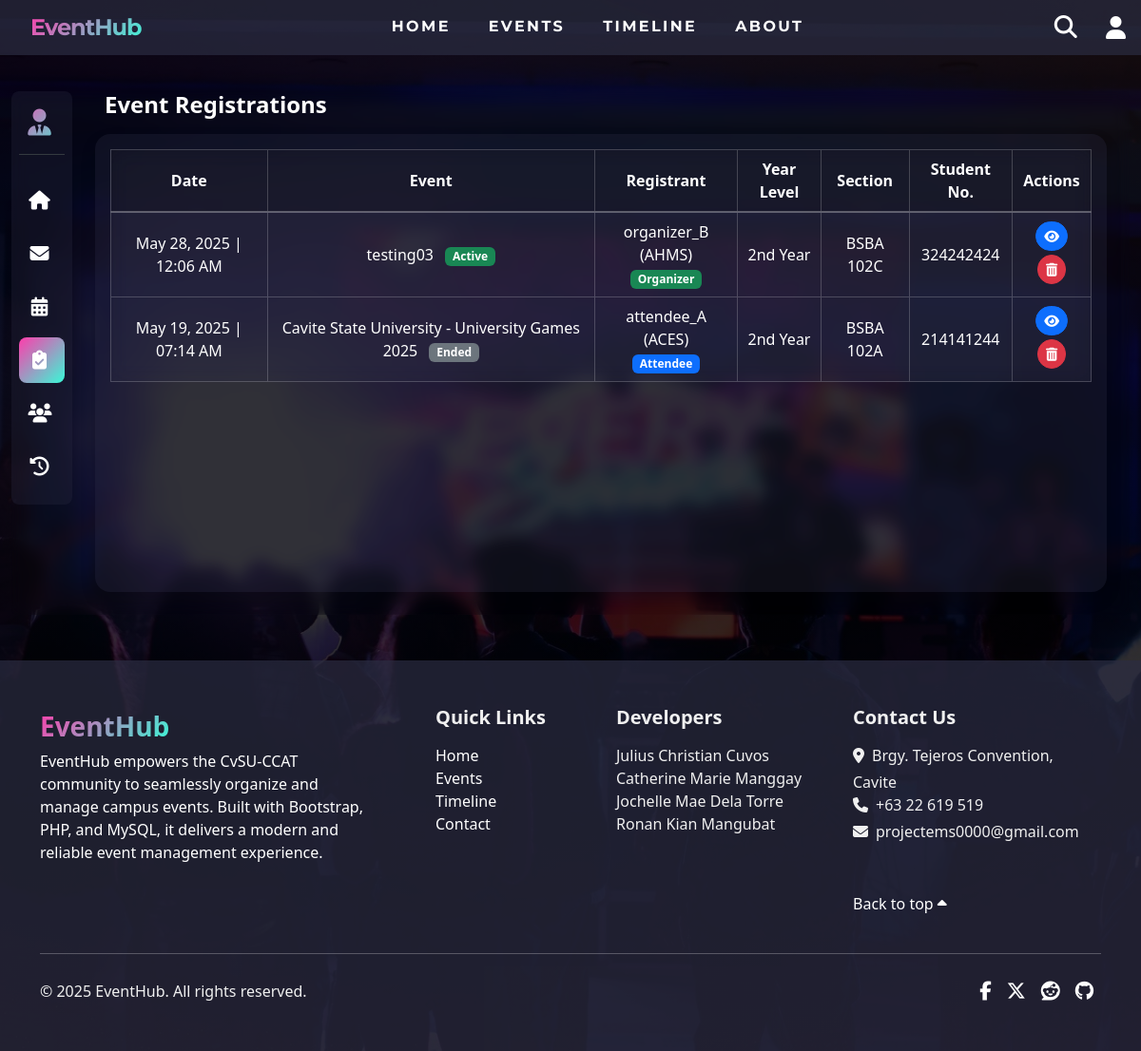
Page /admin/registrations.php on the earlier database version.
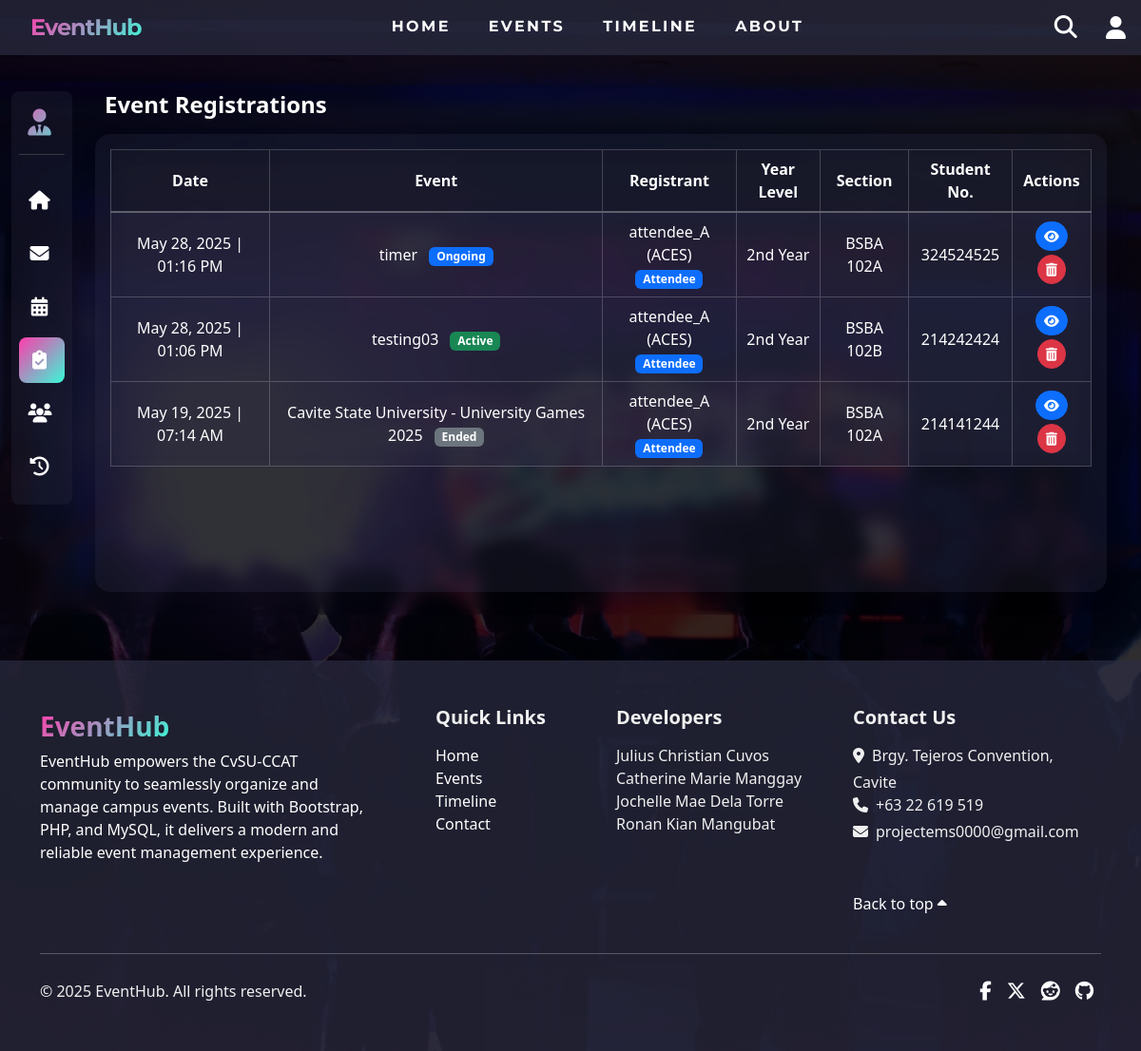
Same page on the later database version.
### tables this page shows
CREATE TABLE `registers` (
  `id` int(11) NOT NULL,
  `firstname` varchar(40) NOT NULL,
  `lastname` varchar(20) NOT NULL,
  `year_level` varchar(20) NOT NULL,
  `section` varchar(20) NOT NULL,
  `student_number` int(9) NOT NULL,
  `contact_number` varchar(20) NOT NULL,
  `email` varchar(100) NOT NULL,
  `terms_accepted` tinyint(1) NOT NULL,
  `registration_date` timestamp NOT NULL DEFAULT current_timestamp(),
  `user_id` int(11) NOT NULL,
  `event_id` int(11) NOT NULL
);

CREATE TABLE `create_events` (
  `id` int(11) NOT NULL,
  `event_title` varchar(100) NOT NULL,
  `event_description` text NOT NULL,
  `date_time` datetime NOT NULL,
  `ending_time` datetime NOT NULL,
  `status` varchar(20) DEFAULT 'active',
  `date_cancelled` datetime DEFAULT NULL,
  `location` varchar(255) NOT NULL,
  `fullname` varchar(60) NOT NULL,
  `category` varchar(100) NOT NULL,
  `contact` varchar(255) NOT NULL,
  `other_contact` varchar(255) NOT NULL,
  `related_links` text DEFAULT NULL,
  `attach_file` text DEFAULT NULL,
  `user_id` int(11) NOT NULL,
  `terms_accepted` tinyint(1) NOT NULL,
  `created_at` timestamp NOT NULL DEFAULT current_timestamp(),
  `updated_at` datetime DEFAULT NULL,
  `reason` text DEFAULT NULL
);

CREATE TABLE `usertable` (
  `id` int(11) NOT NULL,
  `firstname` varchar(40) NOT NULL,
  `lastname` varchar(20) NOT NULL,
  `role` enum('attendee','admin','organizer','pending','banned') NOT NULL DEFAULT 'attendee',
  `username` varchar(20) NOT NULL,
  `email` varchar(255) NOT NULL,
  `contact` varchar(20) NOT NULL,
  `organization` varchar(255) NOT NULL,
  `password` varchar(255) NOT NULL,
  `code` mediumint(50) NOT NULL,
  `status` text NOT NULL,
  `about` varchar(500) NOT NULL,
  `created_at` timestamp NOT NULL DEFAULT current_timestamp(),
  `changed_at` datetime DEFAULT NULL,
  `banned_at` datetime DEFAULT NULL
);

### admin/registrations.php (the view, shortened to what the changed rows need)
<?php
$con = mysqli_connect('localhost', 'root', '', 'campus_ems');
$query = "SELECT r.*, e.event_title, e.status as event_status, u.username, u.organization, u.role FROM registers r LEFT JOIN create_events e ON r.event_id = e.id LEFT JOIN usertable u ON r.user_id = u.id ORDER BY r.registration_date DESC";
$result = mysqli_query($con, $query);
?>
<!DOCTYPE html>
<html lang="en">
<head>
    <link rel="stylesheet" href="https://cdnjs.cloudflare.com/ajax/libs/font-awesome/6.5.1/css/all.min.css">
    <link rel="stylesheet" href="https://cdn.jsdelivr.net/npm/bootstrap@5.3.3/dist/css/bootstrap.min.css">
</head>
<body>
    <?php include '../navbar.php'; ?>
    <?php include '../bg-image.php'; ?>
    <div class="container-fluid">
        <div class="d-flex align-items-start dashboard-container">
            <div class="flex-grow-1 px-4">
                <div class="row g-3 mb-4">
                    <div class="col-md-12">
                        <div class="row align-items-center">
                            <div class="eventlists col-12">
                                <div class="card shadow rounded-4 border-0">
                                    <div class="card-body">
                                        <div class="table-responsive" style="min-height: 450px;">
                                            <table class="table table-hover table-bordered">
                                                <thead>
                                                    <tr class="text-center align-middle">
                                                        <th>Date</th>
                                                        <th>Event</th>
                                                        <th>Registrant</th>
                                                        <th>Year Level</th>
                                                        <th>Section</th>
                                                        <th>Student No.</th>
                                                        <th>Actions</th>
                                                    </tr>
                                                </thead>
                                                <tbody>
                                                    <?php if (mysqli_num_rows($result) === 0): ?>
                                                        <tr>
                                                            <td colspan="7" class="text-center text-white">No Registrations
                                                                Found.</td>
                                                        </tr>
                                                    <?php else: ?>
                                                        <?php while ($row = mysqli_fetch_assoc($result)):
                                                            $date = !empty($row['registration_date']) ? date('M d, Y | h:i A', strtotime($row['registration_date'])) : '';
                                                            $event_title = htmlspecialchars($row['event_title'] ?? '');
                                                            $event_status = $row['event_status'] ?? '';
                                                            $event_status_badge = '';
                                                            if ($event_status === 'active') {
                                                                $event_status_badge = '<span class=\'badge bg-success ms-2\'>Active</span>';
                                                            } elseif ($event_status === 'ended') {
                                                                $event_status_badge = '<span class=\'badge bg-secondary ms-2\'>Ended</span>';
                                                            } elseif ($event_status === 'cancelled') {
                                                                $event_status_badge = '<span class=\'badge bg-danger ms-2\'>Cancelled</span>';
                                                            } elseif ($event_status === 'ongoing') {
                                                                $event_status_badge = '<span class=\'badge bg-primary ms-2\'>Ongoing</span>';
                                                            } else {
                                                                $event_status_badge = '<span class=\'badge bg-secondary ms-2\'>Unknown</span>';
                                                            }
                                                            $username = htmlspecialchars($row['username'] ?? '');
                                                            $organization = htmlspecialchars($row['organization'] ?? '');
                                                            $role = htmlspecialchars($row['role'] ?? '');
                                                            $role_badge = '';
                                                            if ($role === 'attendee') {
                                                                $role_badge = '<span class="badge bg-primary">Attendee</span>';
                                                            } elseif ($role === 'organizer') {
                                                                $role_badge = '<span class="badge bg-success">Organizer</span>';
                                                            } elseif ($role === 'banned') {
                                                                $role_badge = '<span class="badge bg-danger">Banned</span>';
                                                            } else {
                                                                $role_badge = '<span class="badge bg-secondary">' . ucfirst($role) . '</span>';
                                                            }
                                                            $year_level = htmlspecialchars($row['year_level'] ?? '');
                                                            $section = htmlspecialchars($row['section'] ?? '');
                                                            $student_number = htmlspecialchars($row['student_number'] ?? '');
                                                            $reg_id = $row['id'];
                                                            ?>
                                                            <tr class="text-center align-middle">
                                                                <td><?php echo $date; ?></td>
                                                                <td><?php echo '<a href="../event-details.php?id=' . $row['event_id'] . '" class="text-white text-decoration-none">' . $event_title . '</a> ' . $event_status_badge; ?>
                                                                </td>
                                                                <td>
                                                                    <?php echo $username; ?>
                                                                    <?php if ($organization): ?>
                                                                        <span
                                                                            class="text-white">(<?php echo $organization; ?>)</span>
                                                                    <?php endif; ?>
                                                                    <br><?php echo $role_badge; ?>
                                                                </td>
                                                                <td><?php echo $year_level; ?></td>
                                                                <td><?php echo $section; ?></td>
                                                                <td><?php echo $student_number; ?></td>
                                                                <td>
                                                                    <a href="../attendee/view.php?reg_id=<?php echo $reg_id; ?>"
                                                                        class="btn btn-sm rounded-pill btn-primary mb-1"
                                                                        title="View Registration Details"><i
                                                                            class="fa fa-eye"></i></a>
                                                                    <form method="POST" action="" style="display:inline;">
                                                                        <button type="submit"
                                                                            class="btn btn-sm rounded-pill btn-danger mb-1"
                                                                            title="Delete Registration"
                                                                            onclick="return confirm('Are you sure you want to delete this registration?');"><i
                                                                                class="fa fa-trash-can"></i></button>
                                                                    </form>
                                                                </td>
                                                            </tr>
                                                        <?php endwhile; ?>
                                                    <?php endif; ?>
                                                </tbody>
                                            </table>
                                        </div>
                                    </div>
                                </div>
                            </div>
                        </div>
                    </div>
                </div>
            </div>
        </div>
    </div>
    <?php include '../footer.php'; ?>
</body>
</html>

Differences in the rows shown:
removed registers: registration_date "May 28, 2025 | 12:06 AM", event.event_title "testing03", shows "Active", user.username "organizer_B", user.organization "AHMS", shows "Organizer", year_level "2nd Year", section "BSBA 102C", student_number "324242424"
added registers: registration_date "May 28, 2025 | 01:16 PM", event.event_title "timer", shows "Ongoing", user.username "attendee_A", user.organization "ACES", shows "Attendee", year_level "2nd Year", section "BSBA 102A", student_number "324524525"
added registers: registration_date "May 28, 2025 | 01:06 PM", event.event_title "testing03", shows "Active", user.username "attendee_A", user.organization "ACES", shows "Attendee", year_level "2nd Year", section "BSBA 102B", student_number "214242424"
